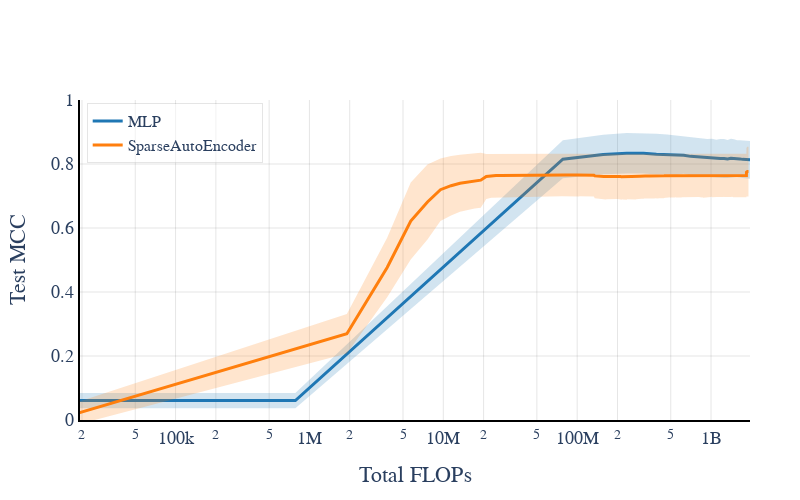

This figure's notebook cell:
### Markdown cell above
## Latent regression

### Code cell
import json
import numpy as np
import plotly.graph_objects as go
from plotly.subplots import make_subplots

# Load the JSON data
with open('results/latent_regression_results.json', 'r') as f:
    data = json.load(f)

# Create subplots
fig = make_subplots(rows=1, cols=1, shared_xaxes=True)

# Colors for each model
colors = {'MLP': 'rgb(31, 119, 180)', 'SparseAutoEncoder': 'rgb(255, 127, 14)'}

max_flops_per_model = []

for model_results in data['results']:
    model_name = model_results['model']
    
    # Collect data from all runs
    all_flops = []
    all_mccs = []
    
    for run in model_results['runs']:
        total_flops = [log['total_flops'] for log in run['performance_log']]
        test_mccs = [log['test_mcc'] for log in run['performance_log']]
        
        # Add 0 FLOP-MCC point
        total_flops.insert(0, 0)
        test_mccs.insert(0, 0)  # Assuming MCC is 0 at the start
        
        all_flops.append(total_flops)
        all_mccs.append(test_mccs)
    
    # Calculate mean and standard deviation
    mean_flops = np.mean(all_flops, axis=0)
    mean_mccs = np.mean(all_mccs, axis=0)
    std_mccs = np.std(all_mccs, axis=0)
    
    # Store the maximum FLOP value for this model
    max_flops_per_model.append(np.max(mean_flops))
    
    # Add trace for each model
    fig.add_trace(
        go.Scatter(
            x=mean_flops,
            y=mean_mccs,
            mode='lines',
            name=f"{model_name}",
            line=dict(color=colors[model_name], width=3),
        )
    )
    
    # Add error bands
    fig.add_trace(
        go.Scatter(
            x=np.concatenate([mean_flops, mean_flops[::-1]]),
            y=np.concatenate([mean_mccs + std_mccs, (mean_mccs - std_mccs)[::-1]]),
            fill='toself',
            fillcolor=colors[model_name].replace('rgb', 'rgba').replace(')', ',0.2)'),
            line=dict(color='rgba(255,255,255,0)'),
            hoverinfo="skip",
            showlegend=False
        )
    )

# Calculate the minimum of the maximum FLOP values
x_max = min(max_flops_per_model)

# Update layout
fig.update_layout(
    xaxis_title='Total FLOPs',
    yaxis_title='Test MCC',
    font=dict(family="Palatino", size=18),
    legend=dict(
        x=0.01,
        y=0.99,
        bgcolor='rgba(255, 255, 255, 0.5)',
        bordercolor='rgba(0, 0, 0, 0.1)',
        borderwidth=1,
        font=dict(size=16)
    ),
    plot_bgcolor='white',
    hovermode='x unified',
    width=800,
    height=500,
    margin=dict(l=80, r=50, t=100, b=80)
)

# Update axes
fig.update_xaxes(
    showgrid=True,
    gridwidth=1,
    gridcolor='rgba(0, 0, 0, 0.1)',
    zeroline=False,
    showline=True,
    linewidth=2,
    linecolor='black',
    type='log',
    title_standoff=20,
    #range=[0, np.log10(x_max)]  # Set x-axis range
)

fig.update_yaxes(
    showgrid=True,
    gridwidth=1,
    gridcolor='rgba(0, 0, 0, 0.1)',
    zeroline=False,
    showline=True,
    linewidth=2,
    linecolor='black',
    range=[0, 1],
    title_standoff=20
)

# Save the plot as a PDF
fig.write_image("results/figures/latent_regression_results.pdf")

# Display the plot
fig.show()

print("Plot saved as results/figures/latent_regression_results.pdf")

### Figure 1 — Plotly figure (JSON) as saved in the notebook; plotly's stock layout.template omitted (floating-point values rounded to 4 significant figures; data arrays with more than 128 entries replaced by an {"elided": "..."} marker saying what was removed)
{"data": [{"line": {"color": "rgb(31, 119, 180)", "width": 3}, "mode": "lines", "name": "MLP", "type": "scatter", "x": [0, 785168, 78185744, 156368144, 234550544, 312732944, 390915344, 469097744, 547280144, 625462544, 703644944, 781827344, 860009744, 938192144, 1016374544, 1094556944, 1172739344, 1250921744, 1329104144, 1407286544, 1485468944, 1563651344, 1641833744, 1720016144, 1798198544, 1876380944, 1954563344], "y": [0, 0.06059, 0.815, 0.8299, 0.8337, 0.8334, 0.8307, 0.8303, 0.828, 0.8274, 0.8238, 0.8225, 0.8202, 0.8187, 0.8186, 0.8164, 0.8173, 0.8174, 0.8157, 0.8177, 0.8179, 0.817, 0.816, 0.8145, 0.8141, 0.8133, 0.8131]}, {"fill": "toself", "fillcolor": "rgba(31, 119, 180,0.2)", "hoverinfo": "skip", "line": {"color": "rgba(255,255,255,0)"}, "showlegend": false, "type": "scatter", "x": [0, 785168, 78185744, 156368144, 234550544, 312732944, 390915344, 469097744, 547280144, 625462544, 703644944, 781827344, 860009744, 938192144, 1016374544, 1094556944, 1172739344, 1250921744, 1329104144, 1407286544, 1485468944, 1563651344, 1641833744, 1720016144, 1798198544, 1876380944, 1954563344, 1954563344, 1876380944, 1798198544, 1720016144, 1641833744, 1563651344, 1485468944, 1407286544, 1329104144, 1250921744, 1172739344, 1094556944, 1016374544, 938192144, 860009744, 781827344, 703644944, 625462544, 547280144, 469097744, 390915344, 312732944, 234550544, 156368144, 78185744, 785168, 0], "y": [0, 0.08458, 0.8745, 0.8916, 0.897, 0.8967, 0.8943, 0.8926, 0.8897, 0.8853, 0.8833, 0.8817, 0.8798, 0.8784, 0.879, 0.8761, 0.8779, 0.8785, 0.8753, 0.879, 0.8772, 0.8742, 0.8744, 0.8731, 0.8727, 0.8723, 0.872, 0.7542, 0.7543, 0.7555, 0.7559, 0.7576, 0.7598, 0.7586, 0.7563, 0.756, 0.7563, 0.7568, 0.7568, 0.7583, 0.759, 0.7606, 0.7632, 0.7644, 0.7695, 0.7664, 0.768, 0.7671, 0.7702, 0.7704, 0.7682, 0.7555, 0.0366, 0]}, {"line": {"color": "rgb(255, 127, 14)", "width": 3}, "mode": "lines", "name": "SparseAutoEncoder", "type": "scatter", "x": {"elided": "1002 int values"}, "y": {"elided": "1002 float values"}}, {"fill": "toself", "fillcolor": "rgba(255, 127, 14,0.2)", "hoverinfo": "skip", "line": {"color": "rgba(255,255,255,0)"}, "showlegend": false, "type": "scatter", "x": {"elided": "2004 int values"}, "y": {"elided": "2004 float values"}}], "layout": {"font": {"family": "Palatino", "size": 18}, "height": 500, "hovermode": "x unified", "legend": {"bgcolor": "rgba(255, 255, 255, 0.5)", "bordercolor": "rgba(0, 0, 0, 0.1)", "borderwidth": 1, "font": {"size": 16}, "x": 0.01, "y": 0.99}, "margin": {"b": 80, "l": 80, "r": 50, "t": 100}, "plot_bgcolor": "white", "width": 800, "xaxis": {"anchor": "y", "domain": [0, 1], "gridcolor": "rgba(0, 0, 0, 0.1)", "gridwidth": 1, "linecolor": "black", "linewidth": 2, "showgrid": true, "showline": true, "title": {"standoff": 20, "text": "Total FLOPs"}, "type": "log", "zeroline": false}, "yaxis": {"anchor": "x", "domain": [0, 1], "gridcolor": "rgba(0, 0, 0, 0.1)", "gridwidth": 1, "linecolor": "black", "linewidth": 2, "range": [0, 1], "showgrid": true, "showline": true, "title": {"standoff": 20, "text": "Test MCC"}, "zeroline": false}}}
